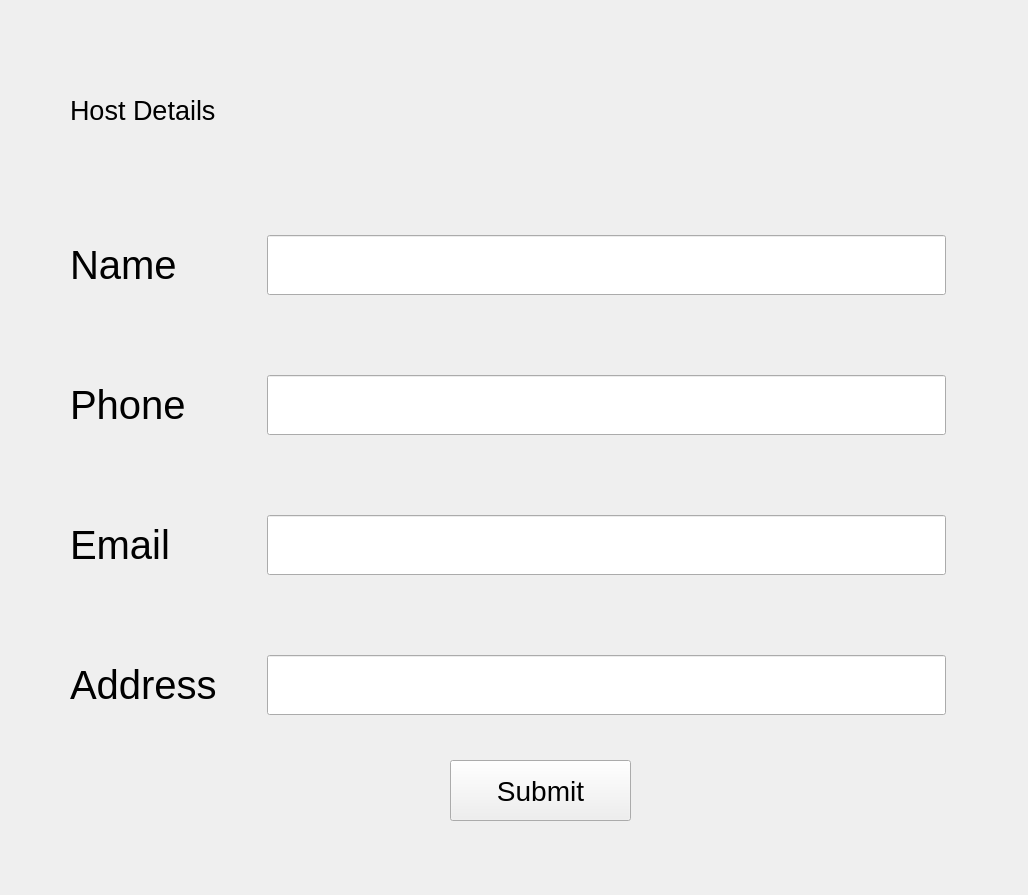
<?xml version="1.0" encoding="UTF-8"?>
<ui version="4.0">
 <class>Form</class>
 <widget class="QWidget" name="Form">
  <property name="geometry">
   <rect>
    <x>0</x>
    <y>0</y>
    <width>1028</width>
    <height>895</height>
   </rect>
  </property>
  <property name="sizePolicy">
   <sizepolicy hsizetype="Expanding" vsizetype="Expanding">
    <horstretch>0</horstretch>
    <verstretch>0</verstretch>
   </sizepolicy>
  </property>
  <property name="windowTitle">
   <string>Host Entry</string>
  </property>
  <widget class="QLabel" name="label">
   <property name="geometry">
    <rect>
     <x>530</x>
     <y>20</y>
     <width>181</width>
     <height>91</height>
    </rect>
   </property>
   <property name="text">
    <string/>
   </property>
  </widget>
  <widget class="QPushButton" name="host_submit">
   <property name="geometry">
    <rect>
     <x>450</x>
     <y>760</y>
     <width>181</width>
     <height>61</height>
    </rect>
   </property>
   <property name="sizePolicy">
    <sizepolicy hsizetype="Expanding" vsizetype="Expanding">
     <horstretch>0</horstretch>
     <verstretch>0</verstretch>
    </sizepolicy>
   </property>
   <property name="font">
    <font>
     <pointsize>21</pointsize>
    </font>
   </property>
   <property name="text">
    <string>Submit</string>
   </property>
  </widget>
  <widget class="QLabel" name="label_2">
   <property name="geometry">
    <rect>
     <x>70</x>
     <y>90</y>
     <width>181</width>
     <height>41</height>
    </rect>
   </property>
   <property name="sizePolicy">
    <sizepolicy hsizetype="Expanding" vsizetype="Expanding">
     <horstretch>0</horstretch>
     <verstretch>0</verstretch>
    </sizepolicy>
   </property>
   <property name="font">
    <font>
     <pointsize>20</pointsize>
    </font>
   </property>
   <property name="text">
    <string>Host Details</string>
   </property>
  </widget>
  <widget class="QWidget" name="formLayoutWidget">
   <property name="geometry">
    <rect>
     <x>70</x>
     <y>220</y>
     <width>891</width>
     <height>510</height>
    </rect>
   </property>
   <layout class="QFormLayout" name="guest_details_2">
    <property name="fieldGrowthPolicy">
     <enum>QFormLayout::ExpandingFieldsGrow</enum>
    </property>
    <property name="horizontalSpacing">
     <number>50</number>
    </property>
    <property name="verticalSpacing">
     <number>80</number>
    </property>
    <property name="leftMargin">
     <number>0</number>
    </property>
    <property name="topMargin">
     <number>15</number>
    </property>
    <property name="rightMargin">
     <number>15</number>
    </property>
    <property name="bottomMargin">
     <number>15</number>
    </property>
    <item row="0" column="0">
     <widget class="QLabel" name="nameLabel_2">
      <property name="sizePolicy">
       <sizepolicy hsizetype="Expanding" vsizetype="Expanding">
        <horstretch>0</horstretch>
        <verstretch>0</verstretch>
       </sizepolicy>
      </property>
      <property name="font">
       <font>
        <pointsize>30</pointsize>
       </font>
      </property>
      <property name="text">
       <string>Name</string>
      </property>
     </widget>
    </item>
    <item row="0" column="1">
     <widget class="QLineEdit" name="nameLineEdit_2">
      <property name="sizePolicy">
       <sizepolicy hsizetype="Expanding" vsizetype="Expanding">
        <horstretch>0</horstretch>
        <verstretch>0</verstretch>
       </sizepolicy>
      </property>
      <property name="font">
       <font>
        <pointsize>20</pointsize>
       </font>
      </property>
      <property name="text">
       <string/>
      </property>
     </widget>
    </item>
    <item row="1" column="0">
     <widget class="QLabel" name="phoneLabel_2">
      <property name="sizePolicy">
       <sizepolicy hsizetype="Expanding" vsizetype="Expanding">
        <horstretch>0</horstretch>
        <verstretch>0</verstretch>
       </sizepolicy>
      </property>
      <property name="font">
       <font>
        <pointsize>30</pointsize>
       </font>
      </property>
      <property name="text">
       <string>Phone</string>
      </property>
     </widget>
    </item>
    <item row="1" column="1">
     <widget class="QLineEdit" name="phoneLineEdit_2">
      <property name="sizePolicy">
       <sizepolicy hsizetype="Expanding" vsizetype="Expanding">
        <horstretch>0</horstretch>
        <verstretch>0</verstretch>
       </sizepolicy>
      </property>
      <property name="font">
       <font>
        <pointsize>20</pointsize>
       </font>
      </property>
     </widget>
    </item>
    <item row="2" column="0">
     <widget class="QLabel" name="emailLabel_2">
      <property name="sizePolicy">
       <sizepolicy hsizetype="Expanding" vsizetype="Expanding">
        <horstretch>0</horstretch>
        <verstretch>0</verstretch>
       </sizepolicy>
      </property>
      <property name="font">
       <font>
        <pointsize>30</pointsize>
       </font>
      </property>
      <property name="text">
       <string>Email</string>
      </property>
     </widget>
    </item>
    <item row="3" column="0">
     <widget class="QLabel" name="addressLabel">
      <property name="sizePolicy">
       <sizepolicy hsizetype="Expanding" vsizetype="Expanding">
        <horstretch>0</horstretch>
        <verstretch>0</verstretch>
       </sizepolicy>
      </property>
      <property name="font">
       <font>
        <pointsize>30</pointsize>
       </font>
      </property>
      <property name="text">
       <string>Address</string>
      </property>
     </widget>
    </item>
    <item row="3" column="1">
     <widget class="QLineEdit" name="addressLineEdit">
      <property name="sizePolicy">
       <sizepolicy hsizetype="Expanding" vsizetype="Expanding">
        <horstretch>0</horstretch>
        <verstretch>0</verstretch>
       </sizepolicy>
      </property>
      <property name="font">
       <font>
        <pointsize>20</pointsize>
       </font>
      </property>
     </widget>
    </item>
    <item row="2" column="1">
     <widget class="QLineEdit" name="emailLineEdit_2">
      <property name="sizePolicy">
       <sizepolicy hsizetype="Expanding" vsizetype="Expanding">
        <horstretch>0</horstretch>
        <verstretch>0</verstretch>
       </sizepolicy>
      </property>
      <property name="font">
       <font>
        <pointsize>20</pointsize>
       </font>
      </property>
      <property name="text">
       <string/>
      </property>
     </widget>
    </item>
   </layout>
  </widget>
  <widget class="QLabel" name="label_3">
   <property name="geometry">
    <rect>
     <x>660</x>
     <y>40</y>
     <width>301</width>
     <height>131</height>
    </rect>
   </property>
   <property name="sizePolicy">
    <sizepolicy hsizetype="Expanding" vsizetype="Expanding">
     <horstretch>0</horstretch>
     <verstretch>0</verstretch>
    </sizepolicy>
   </property>
   <property name="text">
    <string/>
   </property>
   <property name="pixmap">
    <pixmap>logo2.png</pixmap>
   </property>
   <property name="scaledContents">
    <bool>true</bool>
   </property>
  </widget>
 </widget>
 <resources/>
 <connections/>
</ui>
